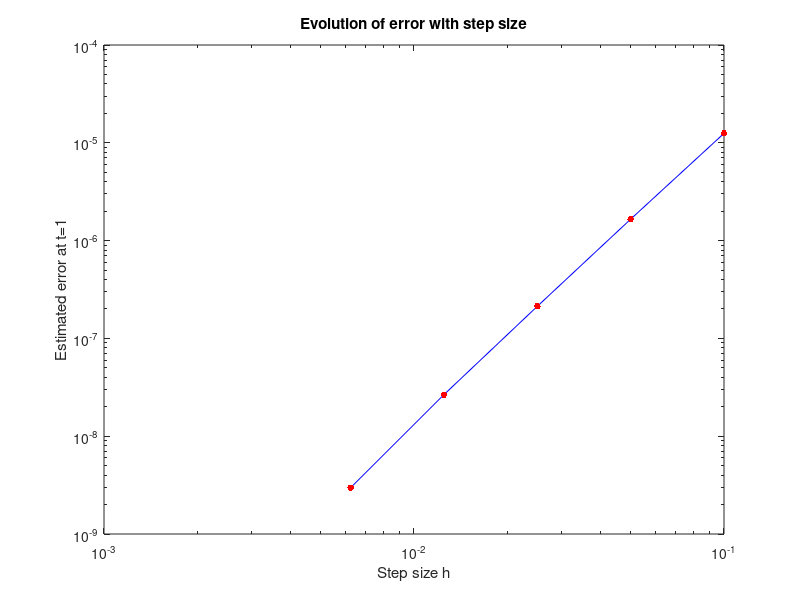

The MATLAB source for this figure:
function [] = LAB2A()
 % Function for LAB2 question A. 
% Authors: David Weicker and Florentin Goyens
close all;

% N = [10 20 40 80 160 320]; for N
N = [320 160 80 40 20 10];
value = zeros(1,length(N));
init = [1 0]'; %initial conditions

% Solve equation
for j = 1:length(N)
    n = N(j);
    u = [init zeros(2,n)];
    h = 1/n;
    for i=1:n
        k1 = vanderpol(i*h,u(:,i));
        k2 = vanderpol((i+1)*h,u(:,i)+h*k1);
        k3 = vanderpol((i+0.5)*h,u(:,i)+h*k1./4+h*k2./4);
        u(:,i+1) = u(:,i)+h*(k1+k2+4*k3)./6;
    end
    value(j) = u(1,end);
end

% Plot error to estimate the order of the method
% error = abs(value-value(end)); for N
error = abs(value-value(1));% for h
% loglog(N,error,'b-',N,error,'r.','MarkerSize',15);% for N
loglog(1./N,error,'b-',1./N,error,'r.','MarkerSize',15);% for h 
title('Evolution of error with step size');
xlabel('Step size h');
ylabel('Estimated error at t=1');
end

function dudt = vanderpol(t,u)
%System of ODE's for Van Der Pol's equation
epsilon = 1;
dudt = u;
dudt(1) = u(2);
dudt(2) = -u(1) - epsilon*(u(1)*u(1)-1)*u(2);
end
